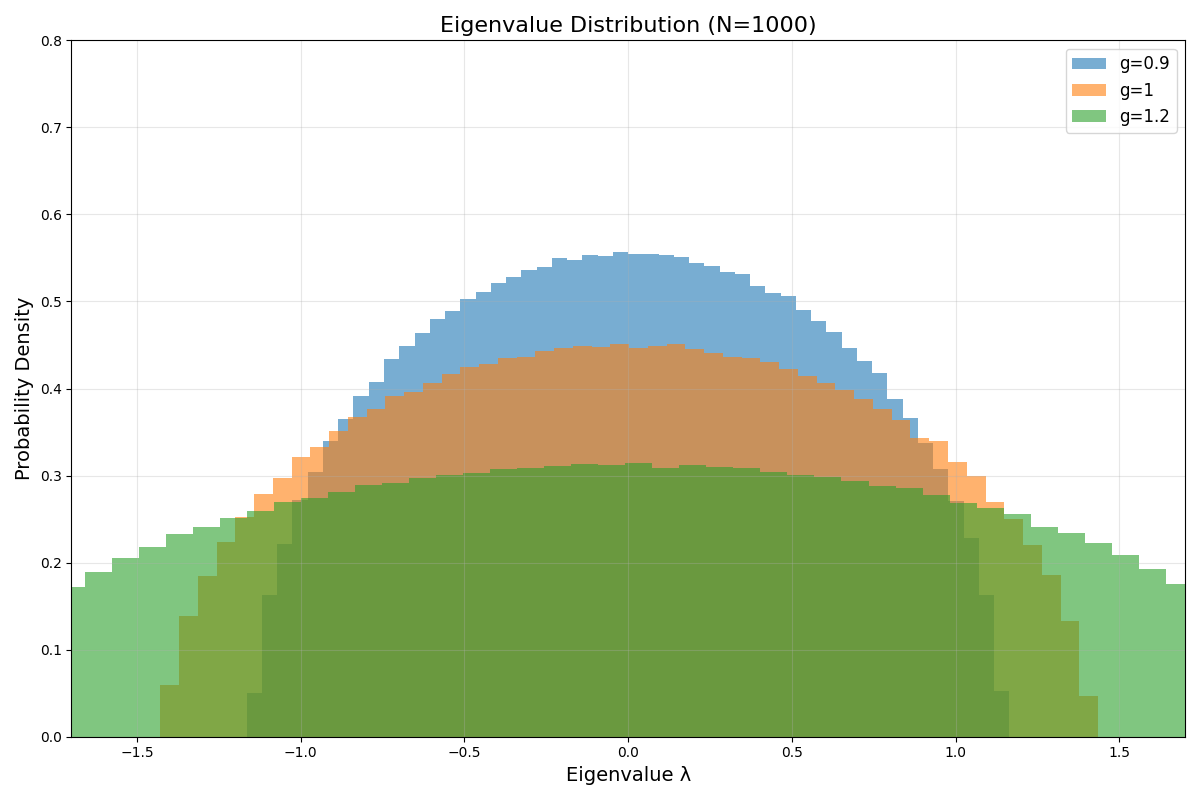

Python code for this plot:
import numpy as np
import matplotlib.pyplot as plt
from scipy import stats

def wigner_semicircle(x, R):
    return (2 / (np.pi * R**2)) * np.sqrt(R**2 - x**2)

N = 1000  
g_values = [0.9, 1, 1.2] 
num_matrices = 100 

# Plot
plt.figure(figsize=(12, 8))

for g in g_values:
    all_eigenvalues = []
    for _ in range(num_matrices):
        J = np.random.normal(0, g*g/np.sqrt(N), (N, N))
        J = (J + J.T) / 2  
        
        eigenvalues = np.linalg.eigvals(J)
        all_eigenvalues.extend(eigenvalues.real)

    # Theoretical distribution
    R = g
    x_theory = np.linspace(-R, R, 1000)
    y_theory = wigner_semicircle(x_theory, R)

    # Histogram
    hist, bin_edges, _ = plt.hist(all_eigenvalues, bins=50, density=True, alpha=0.6, label=f'g={g}')

    # Plot theoretical distribution
    # plt.plot(x_theory, y_theory, linewidth=2)

plt.title(f"Eigenvalue Distribution (N={N})", fontsize=16)
plt.xlabel("Eigenvalue λ", fontsize=14)
plt.ylabel("Probability Density", fontsize=14)
plt.legend(fontsize=12)
plt.grid(True, alpha=0.3)
plt.xlim(-max(g_values)-0.5, max(g_values)+0.5)
plt.ylim(0, 0.8) 
# plt.gca().set_aspect('equal', adjustable='box') 

plt.tight_layout()
plt.show()
